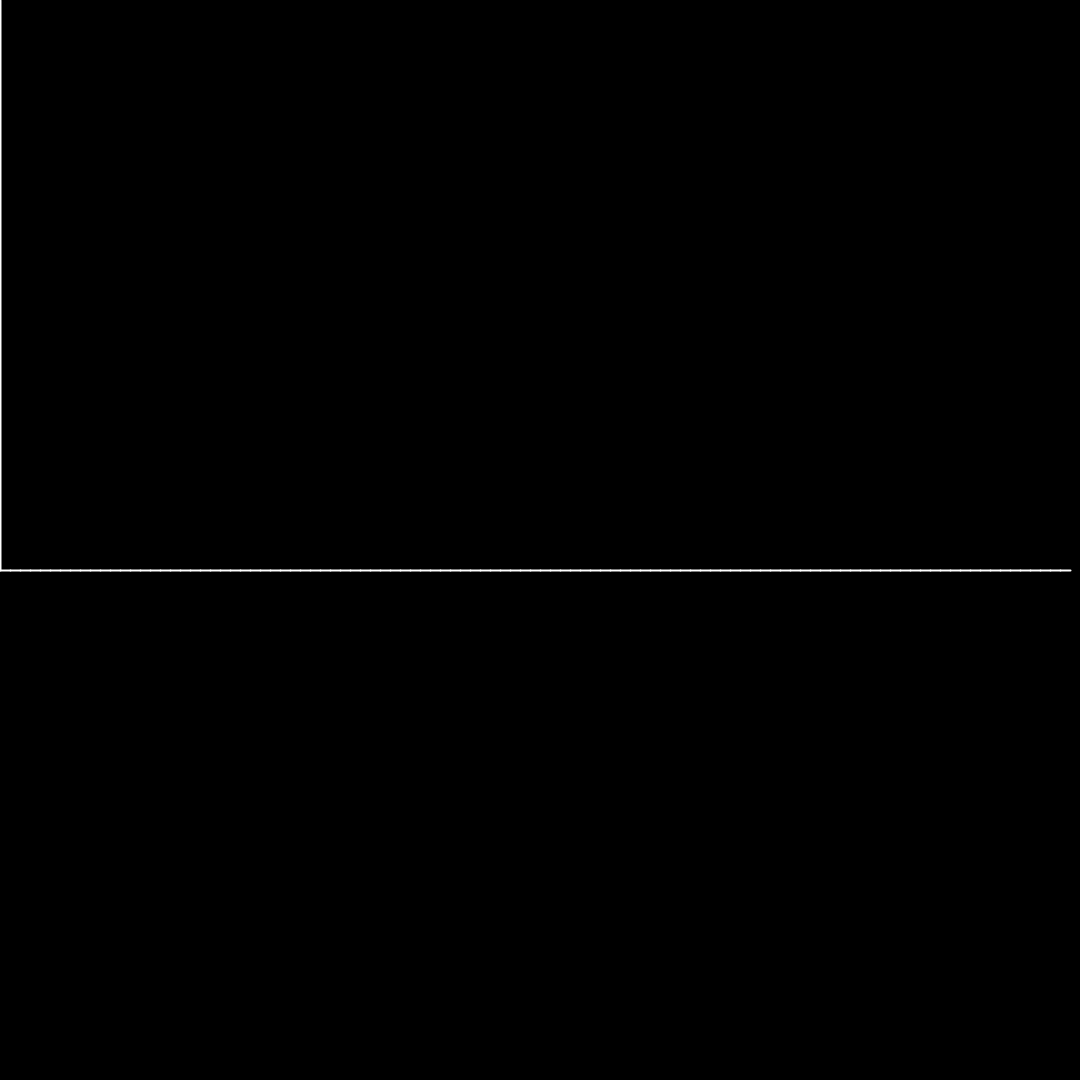
Frame 1 (no input)
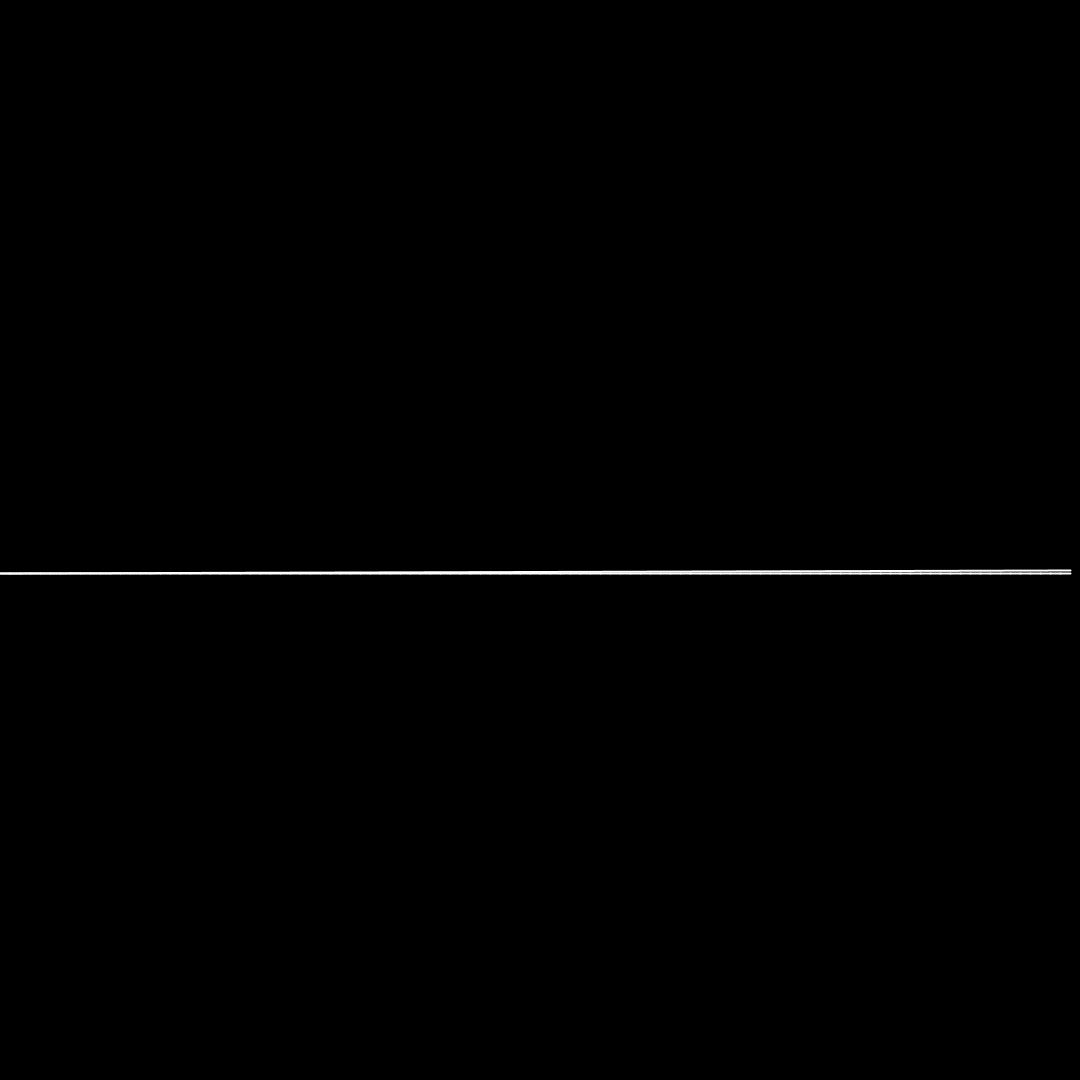
Frame 2 (the mouse pressed at the canvas centre, redrawn once)

The Processing sketch that drew these frames (run headless with seeded random() and noise(); the mouse was pressed at the canvas centre and the sketch redrawn once):

// Processing sketch: week10_alptugan_noise_01
// ── week10_alptugan_noise_01.pde
float px;
float py;

float x;
float y;

void setup() {
  surface.setLocation(0, 0);
  size(1080, 1080);
  background(0);

  smooth(); 
  noLoop();
}


void draw() {
  background(0);
  stroke(255);
  strokeWeight(2);


  for (int i = 0; i < width; i = i + 10) {

    px = x;
    py = y;

    x = i;
    y = height * 0.5 + noise(i * 0.00001) * 50;
    //ellipse(x, y, 10, 10);
    line(px, py, x, y);
  }
}

void mousePressed() {
  noiseSeed(int(random(999999)));
  loop();
}

void mouseReleased() {
  noLoop();
}
